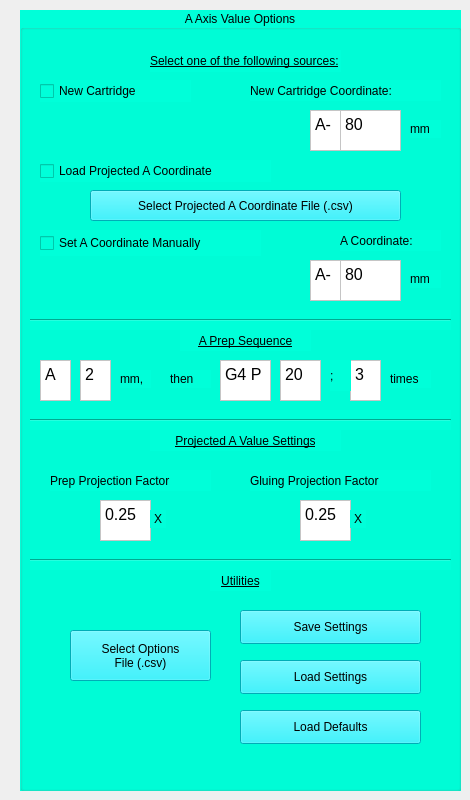
    <widget class="QWidget" name="a_tab">
     <attribute name="title">
      <string>A Axis Options</string>
     </attribute>
     <widget class="QGroupBox" name="a_group">
      <property name="geometry">
       <rect>
        <x>20</x>
        <y>10</y>
        <width>441</width>
        <height>781</height>
       </rect>
      </property>
      <property name="styleSheet">
       <string notr="true">background-color: rgb(0, 255, 217);</string>
      </property>
      <property name="title">
       <string>A Axis Value Options</string>
      </property>
      <property name="alignment">
       <set>Qt::AlignCenter</set>
      </property>
      <property name="flat">
       <bool>false</bool>
      </property>
      <widget class="QCheckBox" name="new_cart">
       <property name="geometry">
        <rect>
         <x>20</x>
         <y>70</y>
         <width>151</width>
         <height>22</height>
        </rect>
       </property>
       <property name="text">
        <string>New Cartridge</string>
       </property>
      </widget>
      <widget class="QCheckBox" name="load_proj_a">
       <property name="geometry">
        <rect>
         <x>20</x>
         <y>150</y>
         <width>231</width>
         <height>22</height>
        </rect>
       </property>
       <property name="text">
        <string>Load Projected A Coordinate</string>
       </property>
      </widget>
      <widget class="QPushButton" name="a_file_pre">
       <property name="geometry">
        <rect>
         <x>70</x>
         <y>180</y>
         <width>311</width>
         <height>31</height>
        </rect>
       </property>
       <property name="styleSheet">
        <string notr="true">color: rgb(0, 0, 0);
background-color: rgb(0, 242, 255);</string>
       </property>
       <property name="text">
        <string>Select Projected A Coordinate File (.csv)</string>
       </property>
      </widget>
      <widget class="QTextEdit" name="int_prep_a">
       <property name="geometry">
        <rect>
         <x>60</x>
         <y>350</y>
         <width>31</width>
         <height>41</height>
        </rect>
       </property>
       <property name="styleSheet">
        <string notr="true">background-color: rgb(255, 255, 255);</string>
       </property>
       <property name="html">
        <string>&lt;!DOCTYPE HTML PUBLIC &quot;-//W3C//DTD HTML 4.0//EN&quot; &quot;http://www.w3.org/TR/REC-html40/strict.dtd&quot;&gt;
&lt;html&gt;&lt;head&gt;&lt;meta name=&quot;qrichtext&quot; content=&quot;1&quot; /&gt;&lt;meta charset=&quot;utf-8&quot; /&gt;&lt;style type=&quot;text/css&quot;&gt;
p, li { white-space: pre-wrap; }
hr { height: 1px; border-width: 0; }
&lt;/style&gt;&lt;/head&gt;&lt;body style=&quot; font-family:'Noto Sans'; font-size:12pt; font-weight:400; font-style:normal;&quot;&gt;
&lt;p style=&quot; margin-top:0px; margin-bottom:0px; margin-left:0px; margin-right:0px; -qt-block-indent:0; text-indent:0px;&quot;&gt;2&lt;/p&gt;&lt;/body&gt;&lt;/html&gt;</string>
       </property>
      </widget>
      <widget class="QTextEdit" name="int_prep_a_0">
       <property name="enabled">
        <bool>true</bool>
       </property>
       <property name="geometry">
        <rect>
         <x>20</x>
         <y>350</y>
         <width>31</width>
         <height>41</height>
        </rect>
       </property>
       <property name="styleSheet">
        <string notr="true">background-color: rgb(255, 255, 255);</string>
       </property>
       <property name="readOnly">
        <bool>true</bool>
       </property>
       <property name="html">
        <string>&lt;!DOCTYPE HTML PUBLIC &quot;-//W3C//DTD HTML 4.0//EN&quot; &quot;http://www.w3.org/TR/REC-html40/strict.dtd&quot;&gt;
&lt;html&gt;&lt;head&gt;&lt;meta name=&quot;qrichtext&quot; content=&quot;1&quot; /&gt;&lt;meta charset=&quot;utf-8&quot; /&gt;&lt;style type=&quot;text/css&quot;&gt;
p, li { white-space: pre-wrap; }
hr { height: 1px; border-width: 0; }
&lt;/style&gt;&lt;/head&gt;&lt;body style=&quot; font-family:'Noto Sans'; font-size:12pt; font-weight:400; font-style:normal;&quot;&gt;
&lt;p style=&quot; margin-top:0px; margin-bottom:0px; margin-left:0px; margin-right:0px; -qt-block-indent:0; text-indent:0px;&quot;&gt;A&lt;/p&gt;&lt;/body&gt;&lt;/html&gt;</string>
       </property>
      </widget>
      <widget class="QLabel" name="a_prep_label">
       <property name="geometry">
        <rect>
         <x>160</x>
         <y>320</y>
         <width>131</width>
         <height>21</height>
        </rect>
       </property>
       <property name="styleSheet">
        <string notr="true">font: 12pt &quot;Noto Sans&quot;;
text-decoration: underline;</string>
       </property>
       <property name="text">
        <string>A Prep Sequence</string>
       </property>
       <property name="alignment">
        <set>Qt::AlignCenter</set>
       </property>
      </widget>
      <widget class="QLabel" name="prep_a_mm">
       <property name="geometry">
        <rect>
         <x>100</x>
         <y>360</y>
         <width>31</width>
         <height>18</height>
        </rect>
       </property>
       <property name="text">
        <string>mm,</string>
       </property>
      </widget>
      <widget class="QLabel" name="prep_a_then">
       <property name="geometry">
        <rect>
         <x>150</x>
         <y>360</y>
         <width>41</width>
         <height>18</height>
        </rect>
       </property>
       <property name="text">
        <string>then</string>
       </property>
      </widget>
      <widget class="QTextEdit" name="wait_prep_a_0">
       <property name="enabled">
        <bool>true</bool>
       </property>
       <property name="geometry">
        <rect>
         <x>200</x>
         <y>350</y>
         <width>51</width>
         <height>41</height>
        </rect>
       </property>
       <property name="styleSheet">
        <string notr="true">background-color: rgb(255, 255, 255);</string>
       </property>
       <property name="readOnly">
        <bool>true</bool>
       </property>
       <property name="html">
        <string>&lt;!DOCTYPE HTML PUBLIC &quot;-//W3C//DTD HTML 4.0//EN&quot; &quot;http://www.w3.org/TR/REC-html40/strict.dtd&quot;&gt;
&lt;html&gt;&lt;head&gt;&lt;meta name=&quot;qrichtext&quot; content=&quot;1&quot; /&gt;&lt;meta charset=&quot;utf-8&quot; /&gt;&lt;style type=&quot;text/css&quot;&gt;
p, li { white-space: pre-wrap; }
hr { height: 1px; border-width: 0; }
&lt;/style&gt;&lt;/head&gt;&lt;body style=&quot; font-family:'Noto Sans'; font-size:12pt; font-weight:400; font-style:normal;&quot;&gt;
&lt;p style=&quot; margin-top:0px; margin-bottom:0px; margin-left:0px; margin-right:0px; -qt-block-indent:0; text-indent:0px;&quot;&gt;G4 P&lt;/p&gt;&lt;/body&gt;&lt;/html&gt;</string>
       </property>
      </widget>
      <widget class="QTextEdit" name="wait_prep_a">
       <property name="geometry">
        <rect>
         <x>260</x>
         <y>350</y>
         <width>41</width>
         <height>41</height>
        </rect>
       </property>
       <property name="styleSheet">
        <string notr="true">background-color: rgb(255, 255, 255);</string>
       </property>
       <property name="html">
        <string>&lt;!DOCTYPE HTML PUBLIC &quot;-//W3C//DTD HTML 4.0//EN&quot; &quot;http://www.w3.org/TR/REC-html40/strict.dtd&quot;&gt;
&lt;html&gt;&lt;head&gt;&lt;meta name=&quot;qrichtext&quot; content=&quot;1&quot; /&gt;&lt;meta charset=&quot;utf-8&quot; /&gt;&lt;style type=&quot;text/css&quot;&gt;
p, li { white-space: pre-wrap; }
hr { height: 1px; border-width: 0; }
&lt;/style&gt;&lt;/head&gt;&lt;body style=&quot; font-family:'Noto Sans'; font-size:12pt; font-weight:400; font-style:normal;&quot;&gt;
&lt;p style=&quot; margin-top:0px; margin-bottom:0px; margin-left:0px; margin-right:0px; -qt-block-indent:0; text-indent:0px;&quot;&gt;20&lt;/p&gt;&lt;/body&gt;&lt;/html&gt;</string>
       </property>
      </widget>
      <widget class="QTextEdit" name="prep_a_count">
       <property name="geometry">
        <rect>
         <x>330</x>
         <y>350</y>
         <width>31</width>
         <height>41</height>
        </rect>
       </property>
       <property name="styleSheet">
        <string notr="true">background-color: rgb(255, 255, 255);</string>
       </property>
       <property name="html">
        <string>&lt;!DOCTYPE HTML PUBLIC &quot;-//W3C//DTD HTML 4.0//EN&quot; &quot;http://www.w3.org/TR/REC-html40/strict.dtd&quot;&gt;
&lt;html&gt;&lt;head&gt;&lt;meta name=&quot;qrichtext&quot; content=&quot;1&quot; /&gt;&lt;meta charset=&quot;utf-8&quot; /&gt;&lt;style type=&quot;text/css&quot;&gt;
p, li { white-space: pre-wrap; }
hr { height: 1px; border-width: 0; }
&lt;/style&gt;&lt;/head&gt;&lt;body style=&quot; font-family:'Noto Sans'; font-size:12pt; font-weight:400; font-style:normal;&quot;&gt;
&lt;p style=&quot; margin-top:0px; margin-bottom:0px; margin-left:0px; margin-right:0px; -qt-block-indent:0; text-indent:0px;&quot;&gt;3&lt;/p&gt;&lt;/body&gt;&lt;/html&gt;</string>
       </property>
      </widget>
      <widget class="QLabel" name="prep_a_times">
       <property name="geometry">
        <rect>
         <x>370</x>
         <y>360</y>
         <width>41</width>
         <height>18</height>
        </rect>
       </property>
       <property name="text">
        <string>times</string>
       </property>
      </widget>
      <widget class="QLabel" name="prep_a_semic">
       <property name="geometry">
        <rect>
         <x>310</x>
         <y>350</y>
         <width>21</width>
         <height>31</height>
        </rect>
       </property>
       <property name="styleSheet">
        <string notr="true">font: 18pt &quot;Noto Sans&quot;;
font: 22pt &quot;Noto Sans&quot;;</string>
       </property>
       <property name="text">
        <string>;</string>
       </property>
      </widget>
      <widget class="QLabel" name="a_proj_sett_label">
       <property name="geometry">
        <rect>
         <x>130</x>
         <y>420</y>
         <width>191</width>
         <height>21</height>
        </rect>
       </property>
       <property name="styleSheet">
        <string notr="true">font: 12pt &quot;Noto Sans&quot;;
text-decoration: underline;</string>
       </property>
       <property name="text">
        <string>Projected A Value Settings</string>
       </property>
       <property name="alignment">
        <set>Qt::AlignCenter</set>
       </property>
      </widget>
      <widget class="Line" name="line_3">
       <property name="geometry">
        <rect>
         <x>10</x>
         <y>300</y>
         <width>421</width>
         <height>20</height>
        </rect>
       </property>
       <property name="orientation">
        <enum>Qt::Horizontal</enum>
       </property>
      </widget>
      <widget class="Line" name="line_5">
       <property name="geometry">
        <rect>
         <x>10</x>
         <y>400</y>
         <width>421</width>
         <height>20</height>
        </rect>
       </property>
       <property name="orientation">
        <enum>Qt::Horizontal</enum>
       </property>
      </widget>
      <widget class="QTextEdit" name="prep_factor">
       <property name="geometry">
        <rect>
         <x>80</x>
         <y>490</y>
         <width>51</width>
         <height>41</height>
        </rect>
       </property>
       <property name="styleSheet">
        <string notr="true">background-color: rgb(255, 255, 255);</string>
       </property>
       <property name="html">
        <string>&lt;!DOCTYPE HTML PUBLIC &quot;-//W3C//DTD HTML 4.0//EN&quot; &quot;http://www.w3.org/TR/REC-html40/strict.dtd&quot;&gt;
&lt;html&gt;&lt;head&gt;&lt;meta name=&quot;qrichtext&quot; content=&quot;1&quot; /&gt;&lt;meta charset=&quot;utf-8&quot; /&gt;&lt;style type=&quot;text/css&quot;&gt;
p, li { white-space: pre-wrap; }
hr { height: 1px; border-width: 0; }
&lt;/style&gt;&lt;/head&gt;&lt;body style=&quot; font-family:'Noto Sans'; font-size:12pt; font-weight:400; font-style:normal;&quot;&gt;
&lt;p style=&quot; margin-top:0px; margin-bottom:0px; margin-left:0px; margin-right:0px; -qt-block-indent:0; text-indent:0px;&quot;&gt;0.25&lt;/p&gt;&lt;/body&gt;&lt;/html&gt;</string>
       </property>
      </widget>
      <widget class="QLabel" name="prep_factor_label">
       <property name="geometry">
        <rect>
         <x>30</x>
         <y>460</y>
         <width>161</width>
         <height>21</height>
        </rect>
       </property>
       <property name="text">
        <string>Prep Projection Factor</string>
       </property>
      </widget>
      <widget class="QLabel" name="prep_factor_X">
       <property name="geometry">
        <rect>
         <x>130</x>
         <y>500</y>
         <width>16</width>
         <height>18</height>
        </rect>
       </property>
       <property name="text">
        <string>X</string>
       </property>
       <property name="alignment">
        <set>Qt::AlignCenter</set>
       </property>
      </widget>
      <widget class="QLabel" name="glu_factor_label">
       <property name="geometry">
        <rect>
         <x>230</x>
         <y>460</y>
         <width>181</width>
         <height>21</height>
        </rect>
       </property>
       <property name="text">
        <string>Gluing Projection Factor</string>
       </property>
      </widget>
      <widget class="QTextEdit" name="glu_factor">
       <property name="geometry">
        <rect>
         <x>280</x>
         <y>490</y>
         <width>51</width>
         <height>41</height>
        </rect>
       </property>
       <property name="styleSheet">
        <string notr="true">background-color: rgb(255, 255, 255);</string>
       </property>
       <property name="html">
        <string>&lt;!DOCTYPE HTML PUBLIC &quot;-//W3C//DTD HTML 4.0//EN&quot; &quot;http://www.w3.org/TR/REC-html40/strict.dtd&quot;&gt;
&lt;html&gt;&lt;head&gt;&lt;meta name=&quot;qrichtext&quot; content=&quot;1&quot; /&gt;&lt;meta charset=&quot;utf-8&quot; /&gt;&lt;style type=&quot;text/css&quot;&gt;
p, li { white-space: pre-wrap; }
hr { height: 1px; border-width: 0; }
&lt;/style&gt;&lt;/head&gt;&lt;body style=&quot; font-family:'Noto Sans'; font-size:12pt; font-weight:400; font-style:normal;&quot;&gt;
&lt;p style=&quot; margin-top:0px; margin-bottom:0px; margin-left:0px; margin-right:0px; -qt-block-indent:0; text-indent:0px;&quot;&gt;0.25&lt;/p&gt;&lt;/body&gt;&lt;/html&gt;</string>
       </property>
      </widget>
      <widget class="QLabel" name="glu_factor_X">
       <property name="geometry">
        <rect>
         <x>330</x>
         <y>500</y>
         <width>16</width>
         <height>18</height>
        </rect>
       </property>
       <property name="text">
        <string>X</string>
       </property>
       <property name="alignment">
        <set>Qt::AlignCenter</set>
       </property>
      </widget>
      <widget class="Line" name="line_11">
       <property name="geometry">
        <rect>
         <x>10</x>
         <y>540</y>
         <width>421</width>
         <height>20</height>
        </rect>
       </property>
       <property name="orientation">
        <enum>Qt::Horizontal</enum>
       </property>
      </widget>
      <widget class="QLabel" name="a_opt_tool_label">
       <property name="geometry">
        <rect>
         <x>190</x>
         <y>560</y>
         <width>61</width>
         <height>21</height>
        </rect>
       </property>
       <property name="styleSheet">
        <string notr="true">font: 12pt &quot;Noto Sans&quot;;
text-decoration: underline;</string>
       </property>
       <property name="text">
        <string>Utilities</string>
       </property>
       <property name="alignment">
        <set>Qt::AlignCenter</set>
       </property>
      </widget>
      <widget class="QPushButton" name="a_opt_save">
       <property name="geometry">
        <rect>
         <x>220</x>
         <y>600</y>
         <width>181</width>
         <height>34</height>
        </rect>
       </property>
       <property name="styleSheet">
        <string notr="true">color: rgb(0, 0, 0);
background-color: rgb(0, 242, 255);</string>
       </property>
       <property name="text">
        <string>Save Settings</string>
       </property>
      </widget>
      <widget class="QPushButton" name="a_opt_load">
       <property name="geometry">
        <rect>
         <x>220</x>
         <y>650</y>
         <width>181</width>
         <height>34</height>
        </rect>
       </property>
       <property name="styleSheet">
        <string notr="true">color: rgb(0, 0, 0);
background-color: rgb(0, 242, 255);</string>
       </property>
       <property name="text">
        <string>Load Settings</string>
       </property>
      </widget>
      <widget class="QPushButton" name="a_opt_file">
       <property name="geometry">
        <rect>
         <x>50</x>
         <y>620</y>
         <width>141</width>
         <height>51</height>
        </rect>
       </property>
       <property name="styleSheet">
        <string notr="true">color: rgb(0, 0, 0);
background-color: rgb(0, 242, 255);</string>
       </property>
       <property name="text">
        <string>Select Options
File (.csv)</string>
       </property>
      </widget>
      <widget class="QPushButton" name="a_opt_defaults">
       <property name="geometry">
        <rect>
         <x>220</x>
         <y>700</y>
         <width>181</width>
         <height>34</height>
        </rect>
       </property>
       <property name="styleSheet">
        <string notr="true">color: rgb(0, 0, 0);
background-color: rgb(0, 242, 255);</string>
       </property>
       <property name="text">
        <string>Load Defaults</string>
       </property>
      </widget>
      <widget class="QCheckBox" name="set_a_man">
       <property name="geometry">
        <rect>
         <x>20</x>
         <y>220</y>
         <width>221</width>
         <height>26</height>
        </rect>
       </property>
       <property name="text">
        <string>Set A Coordinate Manually</string>
       </property>
      </widget>
      <widget class="QTextEdit" name="a_man">
       <property name="geometry">
        <rect>
         <x>320</x>
         <y>250</y>
         <width>61</width>
         <height>41</height>
        </rect>
       </property>
       <property name="styleSheet">
        <string notr="true">background-color: rgb(255, 255, 255);</string>
       </property>
       <property name="html">
        <string>&lt;!DOCTYPE HTML PUBLIC &quot;-//W3C//DTD HTML 4.0//EN&quot; &quot;http://www.w3.org/TR/REC-html40/strict.dtd&quot;&gt;
&lt;html&gt;&lt;head&gt;&lt;meta name=&quot;qrichtext&quot; content=&quot;1&quot; /&gt;&lt;meta charset=&quot;utf-8&quot; /&gt;&lt;style type=&quot;text/css&quot;&gt;
p, li { white-space: pre-wrap; }
hr { height: 1px; border-width: 0; }
&lt;/style&gt;&lt;/head&gt;&lt;body style=&quot; font-family:'Noto Sans'; font-size:12pt; font-weight:400; font-style:normal;&quot;&gt;
&lt;p style=&quot; margin-top:0px; margin-bottom:0px; margin-left:0px; margin-right:0px; -qt-block-indent:0; text-indent:0px;&quot;&gt;80&lt;/p&gt;&lt;/body&gt;&lt;/html&gt;</string>
       </property>
      </widget>
      <widget class="QLabel" name="a_man_mm">
       <property name="geometry">
        <rect>
         <x>390</x>
         <y>260</y>
         <width>31</width>
         <height>18</height>
        </rect>
       </property>
       <property name="text">
        <string>mm</string>
       </property>
      </widget>
      <widget class="QTextEdit" name="a_man_0">
       <property name="enabled">
        <bool>true</bool>
       </property>
       <property name="geometry">
        <rect>
         <x>290</x>
         <y>250</y>
         <width>31</width>
         <height>41</height>
        </rect>
       </property>
       <property name="styleSheet">
        <string notr="true">background-color: rgb(255, 255, 255);</string>
       </property>
       <property name="readOnly">
        <bool>true</bool>
       </property>
       <property name="html">
        <string>&lt;!DOCTYPE HTML PUBLIC &quot;-//W3C//DTD HTML 4.0//EN&quot; &quot;http://www.w3.org/TR/REC-html40/strict.dtd&quot;&gt;
&lt;html&gt;&lt;head&gt;&lt;meta name=&quot;qrichtext&quot; content=&quot;1&quot; /&gt;&lt;meta charset=&quot;utf-8&quot; /&gt;&lt;style type=&quot;text/css&quot;&gt;
p, li { white-space: pre-wrap; }
hr { height: 1px; border-width: 0; }
&lt;/style&gt;&lt;/head&gt;&lt;body style=&quot; font-family:'Noto Sans'; font-size:12pt; font-weight:400; font-style:normal;&quot;&gt;
&lt;p style=&quot; margin-top:0px; margin-bottom:0px; margin-left:0px; margin-right:0px; -qt-block-indent:0; text-indent:0px;&quot;&gt;A-&lt;/p&gt;&lt;/body&gt;&lt;/html&gt;</string>
       </property>
      </widget>
      <widget class="QLabel" name="a_opt_label">
       <property name="geometry">
        <rect>
         <x>130</x>
         <y>40</y>
         <width>191</width>
         <height>22</height>
        </rect>
       </property>
       <property name="styleSheet">
        <string notr="true">font: 12pt &quot;Noto Sans&quot;;
text-decoration: underline;</string>
       </property>
       <property name="text">
        <string>Select one of the following sources:</string>
       </property>
      </widget>
      <widget class="QLabel" name="new_cart_mm">
       <property name="geometry">
        <rect>
         <x>390</x>
         <y>110</y>
         <width>31</width>
         <height>18</height>
        </rect>
       </property>
       <property name="text">
        <string>mm</string>
       </property>
      </widget>
      <widget class="QTextEdit" name="new_cart_val_0">
       <property name="enabled">
        <bool>true</bool>
       </property>
       <property name="geometry">
        <rect>
         <x>290</x>
         <y>100</y>
         <width>31</width>
         <height>41</height>
        </rect>
       </property>
       <property name="styleSheet">
        <string notr="true">background-color: rgb(255, 255, 255);</string>
       </property>
       <property name="readOnly">
        <bool>true</bool>
       </property>
       <property name="html">
        <string>&lt;!DOCTYPE HTML PUBLIC &quot;-//W3C//DTD HTML 4.0//EN&quot; &quot;http://www.w3.org/TR/REC-html40/strict.dtd&quot;&gt;
&lt;html&gt;&lt;head&gt;&lt;meta name=&quot;qrichtext&quot; content=&quot;1&quot; /&gt;&lt;meta charset=&quot;utf-8&quot; /&gt;&lt;style type=&quot;text/css&quot;&gt;
p, li { white-space: pre-wrap; }
hr { height: 1px; border-width: 0; }
&lt;/style&gt;&lt;/head&gt;&lt;body style=&quot; font-family:'Noto Sans'; font-size:12pt; font-weight:400; font-style:normal;&quot;&gt;
&lt;p style=&quot; margin-top:0px; margin-bottom:0px; margin-left:0px; margin-right:0px; -qt-block-indent:0; text-indent:0px;&quot;&gt;A-&lt;/p&gt;&lt;/body&gt;&lt;/html&gt;</string>
       </property>
      </widget>
      <widget class="QTextEdit" name="new_cart_val">
       <property name="geometry">
        <rect>
         <x>320</x>
         <y>100</y>
         <width>61</width>
         <height>41</height>
        </rect>
       </property>
       <property name="styleSheet">
        <string notr="true">background-color: rgb(255, 255, 255);</string>
       </property>
       <property name="html">
        <string>&lt;!DOCTYPE HTML PUBLIC &quot;-//W3C//DTD HTML 4.0//EN&quot; &quot;http://www.w3.org/TR/REC-html40/strict.dtd&quot;&gt;
&lt;html&gt;&lt;head&gt;&lt;meta name=&quot;qrichtext&quot; content=&quot;1&quot; /&gt;&lt;meta charset=&quot;utf-8&quot; /&gt;&lt;style type=&quot;text/css&quot;&gt;
p, li { white-space: pre-wrap; }
hr { height: 1px; border-width: 0; }
&lt;/style&gt;&lt;/head&gt;&lt;body style=&quot; font-family:'Noto Sans'; font-size:12pt; font-weight:400; font-style:normal;&quot;&gt;
&lt;p style=&quot; margin-top:0px; margin-bottom:0px; margin-left:0px; margin-right:0px; -qt-block-indent:0; text-indent:0px;&quot;&gt;80&lt;/p&gt;&lt;/body&gt;&lt;/html&gt;</string>
       </property>
      </widget>
      <widget class="QLabel" name="new_cart_val_label">
       <property name="geometry">
        <rect>
         <x>230</x>
         <y>70</y>
         <width>191</width>
         <height>21</height>
        </rect>
       </property>
       <property name="text">
        <string>New Cartridge Coordinate:</string>
       </property>
      </widget>
      <widget class="QLabel" name="a_man_label">
       <property name="geometry">
        <rect>
         <x>320</x>
         <y>220</y>
         <width>101</width>
         <height>21</height>
        </rect>
       </property>
       <property name="text">
        <string>A Coordinate:</string>
       </property>
      </widget>
     </widget>
    </widget>
